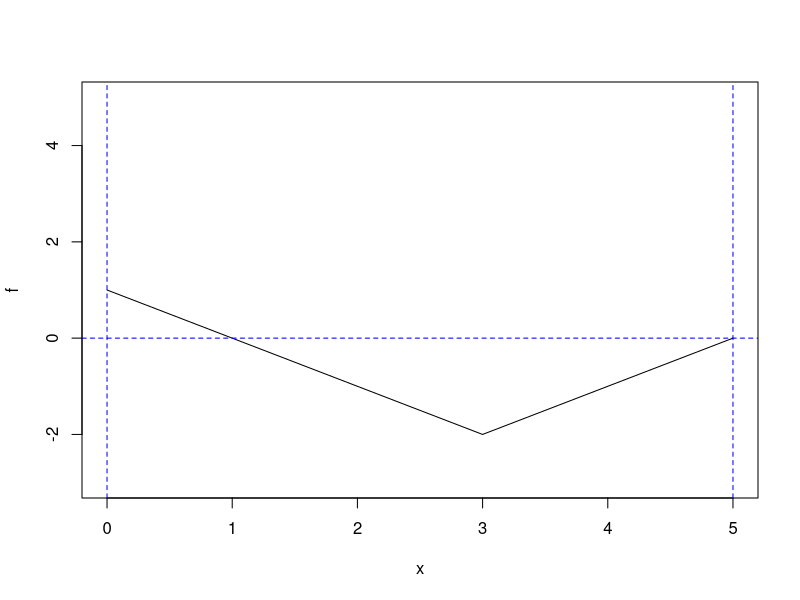

R code for this plot:
## ---- chunk 1
f = function(x) {abs(x-3) - 2}
plot(f,xlim = c(0,5), ylim = c(-3,5)); abline(h=0,
                                             v=c(0,5),
                                             lty = 2,
                                             col = "blue")
## ---- chunk 2
#3 triangulos retângulos
# 1*1/2 - 2*2/2 - 2*2/2
## ---- chunk 3
soma_ratangulo = function(n,inicio,fim){
  base = fim - inicio
  acrescimo = base/n
  vet = c()
  for(i in 1:n){
    vet = c(vet,i*acrescimo)
  }
  
  soma = f(inicio)*acrescimo
  
  for(i in vet[-length(vet)]){
    altura = f(i)
    base = acrescimo
    soma = base*altura + soma
  }
  
  return(soma)
}

## ---- chunk 4
soma_ratangulo(50,0,5)
soma_ratangulo(100,0,5)
soma_ratangulo(150,0,5)
#quanto mais retangulos, melhor é a proximação
## ---- chunk 5
IntegralDominioReal = function(a,b,f,e = 0.001){
  n = 100
  
  while(TRUE){
    d = (b-a)/n
    A_S = 0 ; A_I = 0
    
    
    x = a
    
    while(x < b){
      A_S = A_S + d*max(f(x),f(x+d))
      A_I = A_I + d*min(f(x),f(x+d))
      x = x + d
    }
    if((A_S - A_I) < 2*e) return((A_S+A_I)/2) 
    else n = n + 10
  }
} 

IntegralDominioReal(a = 0, b = 5,f)
## ---- chunk 6

IntegralDominioRealRec = function(f,a,b,e = 0.001, n = 100){
  
  d = (b-a)/n
  A_S = 0 ; A_I = 0
  
  x = a
  
  while(x < b){
    A_S = A_S + d*max(f(x),f(x+d))
    A_I = A_I + d*min(f(x),f(x+d))
    x = x + d
  }
  
  if((A_S - A_I) < 2*e) return((A_S+A_I)/2)
  else return(IntegralDominioRealRec(f,a,b,e,n+10))
}


IntegralDominioRealRec(f,a = 0,b = 5)
## ---- chunk 7
f = function(x){x^2 -x - 1}
IntegralDominioRealRec(f,-1,1,0.005)
IntegralDominioReal(-1,1,f,0.005)
## ---- chunk 8
g = function(x){x*exp(x^2)}
IntegralDominioReal(0,2,g,0.01)
(exp(4)-1)/2
## ---- chunk 9
IntegralDominioReal_list = function(a,b,f,e = 0.001){
  n = 100
  
  while(TRUE){
    d = (b-a)/n
    A_S = 0 ; A_I = 0
    
    
    x = a
    
    while(x < b){
      A_S = A_S + d*max(f(x),f(x+d))
      A_I = A_I + d*min(f(x),f(x+d))
      x = x + d
    }
    if((A_S - A_I) < 2*e) return(list((A_S+A_I)/2,n))
    else n = n + 10
  }
}
## ---- chunk 10
IntegralDominioRealRec_list = function(a,b,f,e = 0.001, n = 100){
  
  d = (b-a)/n
  A_S = 0 ; A_I = 0
  
  x = a
  
  while(x < b){
    A_S = A_S + d*max(f(x),f(x+d))
    A_I = A_I + d*min(f(x),f(x+d))
    x = x + d
  }
  
  if((A_S - A_I) < 2*e) return(list((A_S+A_I)/2,n))
  else return(IntegralDominioRealRec_list(a,b,f,e,n+10))
}
## ---- chunk 11
f = function(x){x^2 -x - 1}
IntegralDominioReal_list(-1,1,f,0.005)
## ---- chunk 12
g = function(x){x*exp(x^2)}
IntegralDominioReal_list(0,2,g,0.01)
(exp(4)-1)/2
## ---- chunk 13
IntegralDominioPositivo = function(a,b,f,e = 0.001){
  if( a < 0 | b < 0) stop("Pontos precisam ser positivos")
  n = 100
  
  while(TRUE){
    d = (b-a)/n
    A_S = 0 ; A_I = 0
    
    
    x = a
    
    while(x < b){
      A_S = A_S + d*max(f(x),f(x+d))
      A_I = A_I + d*min(f(x),f(x+d))
      x = x + d
    }
    if((A_S - A_I) < 2*e) return((A_S+A_I)/2) 
    else n = n + 10
  }
} 
## ---- chunk 14
f = function(x){sqrt(log(x))/x}
IntegralDominioPositivo(1,2,f,0.0001)
## ---- chunk 15
g = function(x){sqrt(abs(log(x)))/x}
IntegralDominioPositivo(1/2,3/2,g,0.0001)
## ---- chunk 16
f = function(x){log(x-1)}
## ---- chunk 17
#Domínio da f é tal que x-1 > 0 => x > 1
## ---- chunk 18
IntegralDominio_maior1 = function(a,b,f,e = 0.001){
  if( a < 1 | b < 1) stop("Pontos precisam ser positivos")
  n = 100
  
  while(TRUE){
    d = (b-a)/n
    A_S = 0 ; A_I = 0
    
    
    x = a
    
    while(x < b){
      A_S = A_S + d*max(f(x),f(x+d))
      A_I = A_I + d*min(f(x),f(x+d))
      x = x + d
    }
    if((A_S - A_I) < 2*e) return((A_S+A_I)/2) 
    else n = n + 10
  }
} 
## ---- chunk 19
IntegralDominio_maior1(3,5,f,0.0001)
